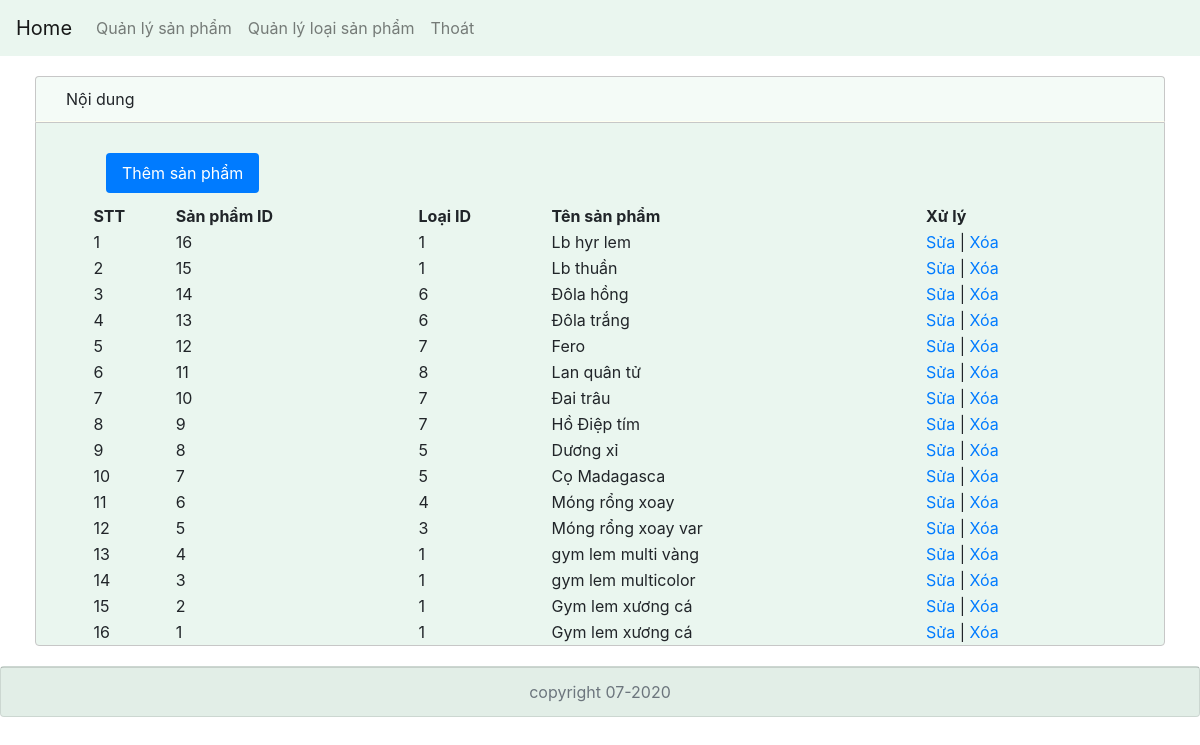
/admin/quanlysp.php (signed in), run on the app's committed database.
### tables this page shows
CREATE TABLE `t_sanpham` (
  `SanPhamID` int(11) NOT NULL,
  `LoaiID` int(11) NOT NULL,
  `TenSanPham` varchar(100) NOT NULL,
  `Hinh` varchar(50) NOT NULL,
  `MotaSanPham_1` varchar(50) NOT NULL,
  `MotaSanpham_2` varchar(50) NOT NULL,
  `GiaSanPham` decimal(10,2) NOT NULL,
  `GiamGiaSanPham` int(11) NOT NULL,
  `SanPhamHOT` int(11) NOT NULL
);

### admin/quanlysp.php (the view)
<?php
  include('top.php');
?>
<?php
  $sql="SELECT * from t_sanpham order by SanPhamID Desc";
  $sql_sp=$db->query($sql);
?>
        <div class="content-left col-md-12">
          <div class="content-header">
            <p class="text-content-header">Nội dung</p>
          </div>
          <div class="content-body">
            <div style="margin:30px 0px 10px 70px">
              <ul class="nav nav-pills">
                <li class="nav-item">
                  <a class="nav-link active" href="themsp.php">Thêm sản phẩm</a>
                </li>
              </ul>
            </div>
           <table width="90%" align="center">
            <th>STT</th>
            <th>Sản phẩm ID</th>
            <th>Loại ID</th>
            <th>Tên sản phẩm</th>
            <th>Xử lý</th>
              <?php
              $rows_sp=$sql_sp->num_rows;
                for ($i=0; $i <$rows_sp ; $i++) {
                  $j=$i+1;
                  $row_sp=$sql_sp->fetch_assoc();
                  $idsp=$row_sp['SanPhamID'];
                  $idloai=$row_sp['LoaiID'];
                  $tensp=$row_sp['TenSanPham'];
                  echo "<tr>";
                       echo "<td>$j</td><td>$idsp</td><td>$idloai</td><td>$tensp</td>";
                       echo"<td>";
                          echo "<a href='suasp.php?id=$idsp'>Sửa</a> | ";
                          echo "<a href='xoasp.php?id=$idsp'>Xóa</a>";
                       echo"</td>";
                  echo "</tr>";
                }
              ?>
           </table>
          </div>
        </div>
<?php
  include('foot.php');
?>

### admin/css/test.css (style rules this page uses)
a { text-decoration: none; }
.content-header { border: solid 1px rgba(199, 199, 199, 1); border-bottom-color: ivory; border-radius: 4px 4px 0 0; background-color: rgba(53, 168, 99, 0.05); }
.content-body { border: solid 1px rgba(199, 199, 199, 1); border-radius: 0px 0px 4px 4px; background-color: rgba(53, 168, 99, 0.1); }
.text-content-header { margin: 10px; margin-left: 30px; }

### data on the page
t_sanpham: j "1", SanPhamID "16", LoaiID "1", TenSanPham "Lb hyr lem"
t_sanpham: j "2", SanPhamID "15", LoaiID "1", TenSanPham "Lb thuần"
t_sanpham: j "3", SanPhamID "14", LoaiID "6", TenSanPham "Đôla hồng"
t_sanpham: j "4", SanPhamID "13", LoaiID "6", TenSanPham "Đôla trắng"
t_sanpham: j "5", SanPhamID "12", LoaiID "7", TenSanPham "Fero"
t_sanpham: j "6", SanPhamID "11", LoaiID "8", TenSanPham "Lan quân tử"
t_sanpham: j "7", SanPhamID "10", LoaiID "7", TenSanPham "Đai trâu"
t_sanpham: j "8", SanPhamID "9", LoaiID "7", TenSanPham "Hồ Điệp tím"
t_sanpham: j "9", SanPhamID "8", LoaiID "5", TenSanPham "Dương xỉ"
t_sanpham: j "10", SanPhamID "7", LoaiID "5", TenSanPham "Cọ Madagasca"
t_sanpham: j "11", SanPhamID "6", LoaiID "4", TenSanPham "Móng rổng xoay"
t_sanpham: j "12", SanPhamID "5", LoaiID "3", TenSanPham "Móng rổng xoay var"
t_sanpham: j "13", SanPhamID "4", LoaiID "1", TenSanPham "gym lem multi vàng"
t_sanpham: j "14", SanPhamID "3", LoaiID "1", TenSanPham "gym lem multicolor"
t_sanpham: j "15", SanPhamID "2", LoaiID "1", TenSanPham "Gym lem xương cá"
t_sanpham: j "16", SanPhamID "1", LoaiID "1", TenSanPham "Gym lem xương cá"
